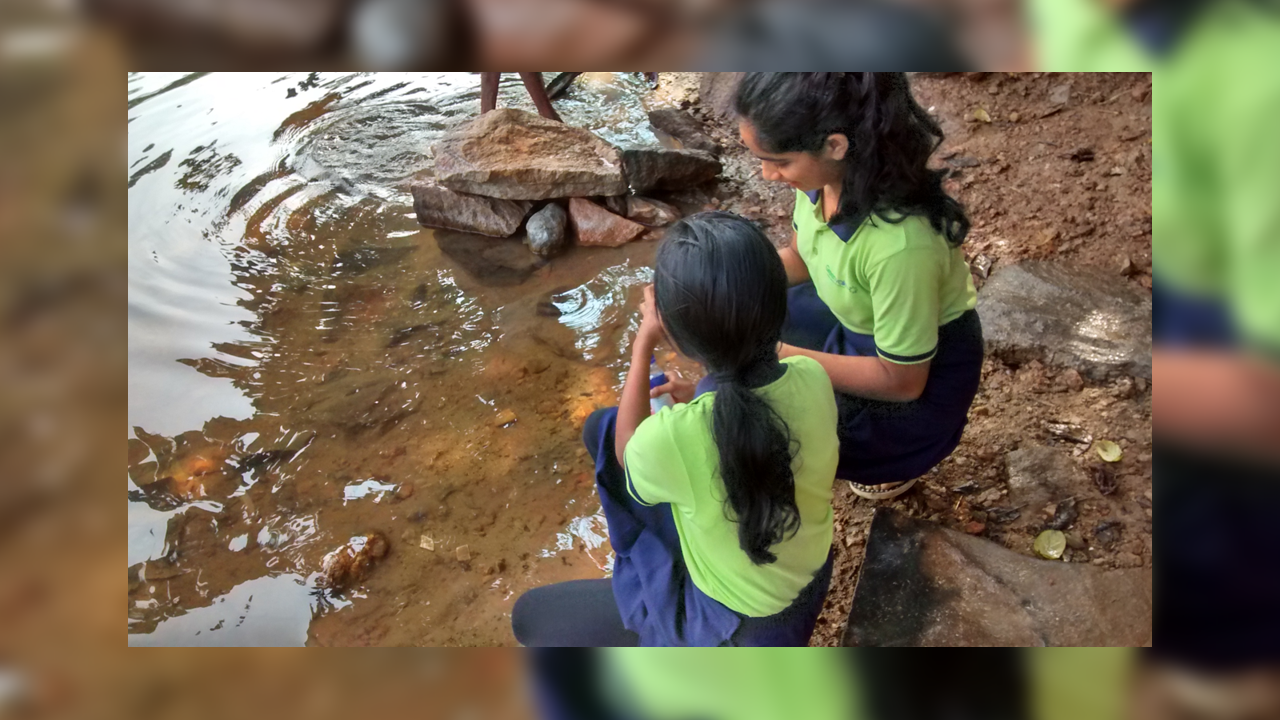
#> input picture img/gallery/Study a river/childhood1.png, 1280 x 720 px; its folder holds only this picture in this run
$ python image-editor.py
#> lines starting #> are read from the running program, lines starting #| are printed output that depends on the picture
from PIL import Image, ImageFilter
import os

def process_images(input_folder):
    # Get the current working directory
#> called with input_folder = 'img/gallery/Study a river'
    current_directory = os.getcwd()

    # Get a list of all image files in the input folder
    image_files = [f for f in os.listdir(current_directory) if f.lower().endswith(('.png', '.jpg', '.jpeg', '.gif', '.bmp'))]

    for i, image_file in enumerate(image_files):
        # Open the original image
        original_path = os.path.join(current_directory, image_file)
        original_image = Image.open(original_path)
#> original_image is the input picture: PIL image 1280x720 RGBA; mean R, G, B, A 114.1, 103.3, 81.2, 255

        # Calculate new dimensions to fit within 1280x720 while maintaining aspect ratio
        original_width, original_height = original_image.size
        aspect_ratio = original_width / original_height

        if aspect_ratio > 1280 / 720:
            new_width = 1280
            new_height = int(1280 / aspect_ratio)
        else:
            new_width = int(720 * aspect_ratio)
            new_height = 720

        # Resize the original image to the calculated dimensions
        resized_image = original_image.resize((new_width, new_height))

        # Resize the original image to 80% of its size
        resized_image = resized_image.resize((int(new_width * 0.8), int(new_height * 0.8)))

        # Blur the original image with a higher radius for more pronounced blur
        blurred_image = original_image.filter(ImageFilter.GaussianBlur(radius=10))
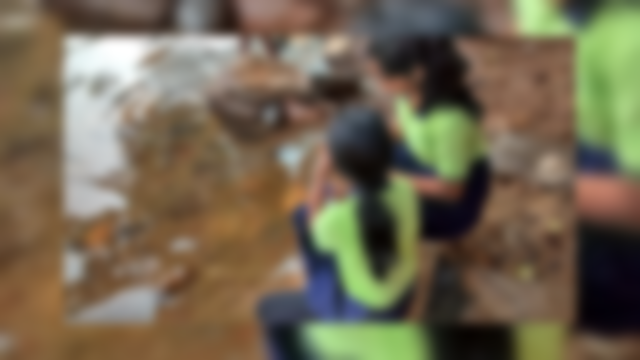
#> blurred_image: PIL image 1280x720 RGBA (shown at 1/2 size); mean R, G, B, A 114.1, 103.3, 81.1, 255

        # Create a new image with an alpha channel
        final_image = Image.new('RGBA', (1280, 720), (0, 0, 0, 0))
#> final_image: PIL image 1280x720 RGBA; every value is 0

        # Calculate paste locations to center both images
        blur_paste_location = ((1280 - blurred_image.width) // 2, (720 - blurred_image.height) // 2)
        resized_paste_location = ((1280 - resized_image.width) // 2, (720 - resized_image.height) // 2)

        # Paste the blurred image onto the new image
        final_image.paste(blurred_image, blur_paste_location)

        # Paste the resized image with alpha channel onto the new image
        alpha_mask = Image.new('L', resized_image.size, 255)
#> alpha_mask: PIL image 1024x576 L; every value is 255
        final_image.paste(resized_image.convert('RGBA'), resized_paste_location, alpha_mask)
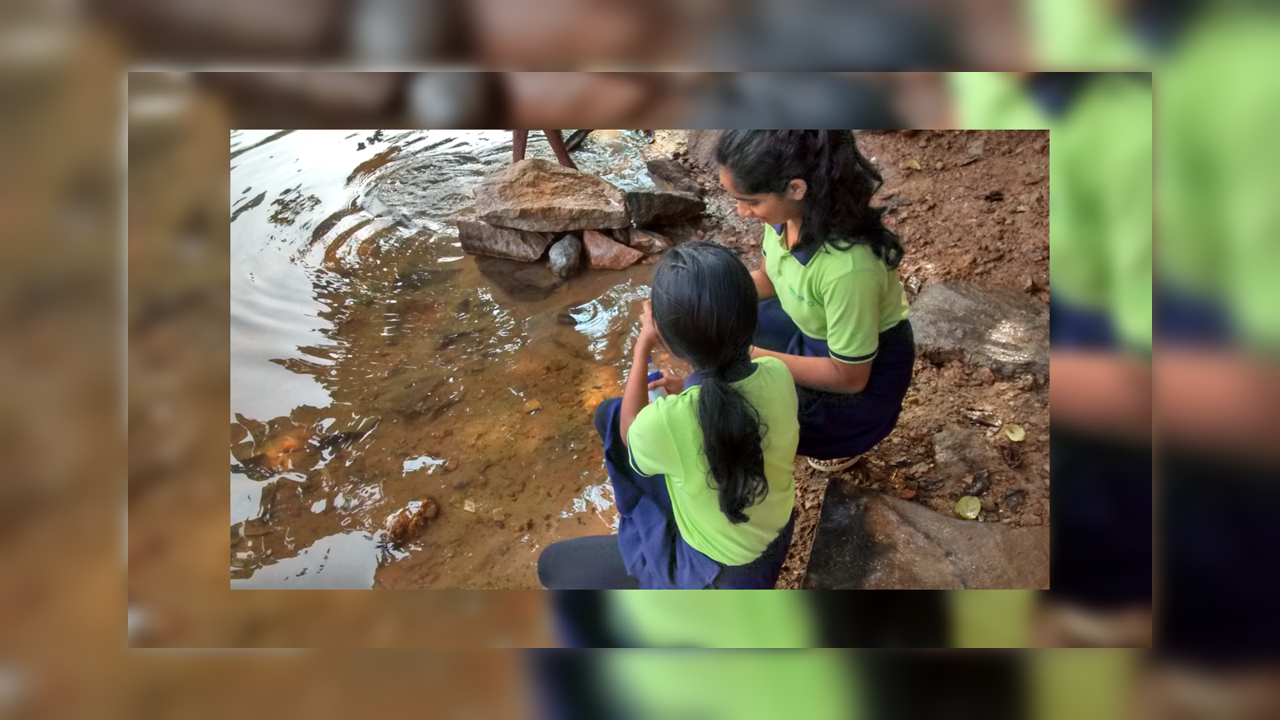
#> final_image: PIL image 1280x720 RGBA; mean R, G, B, A 111.6, 101.9, 77.5, 255

        # Save the final image with a new name in the same folder
        output_path = os.path.join(current_directory, f"childhood{i+1}.png")
        final_image.save(output_path)

if __name__ == "__main__":
    process_images(os.getcwd())
    print("Image processing complete.")

$ run again, on img/gallery/Study a river/childhood2.png
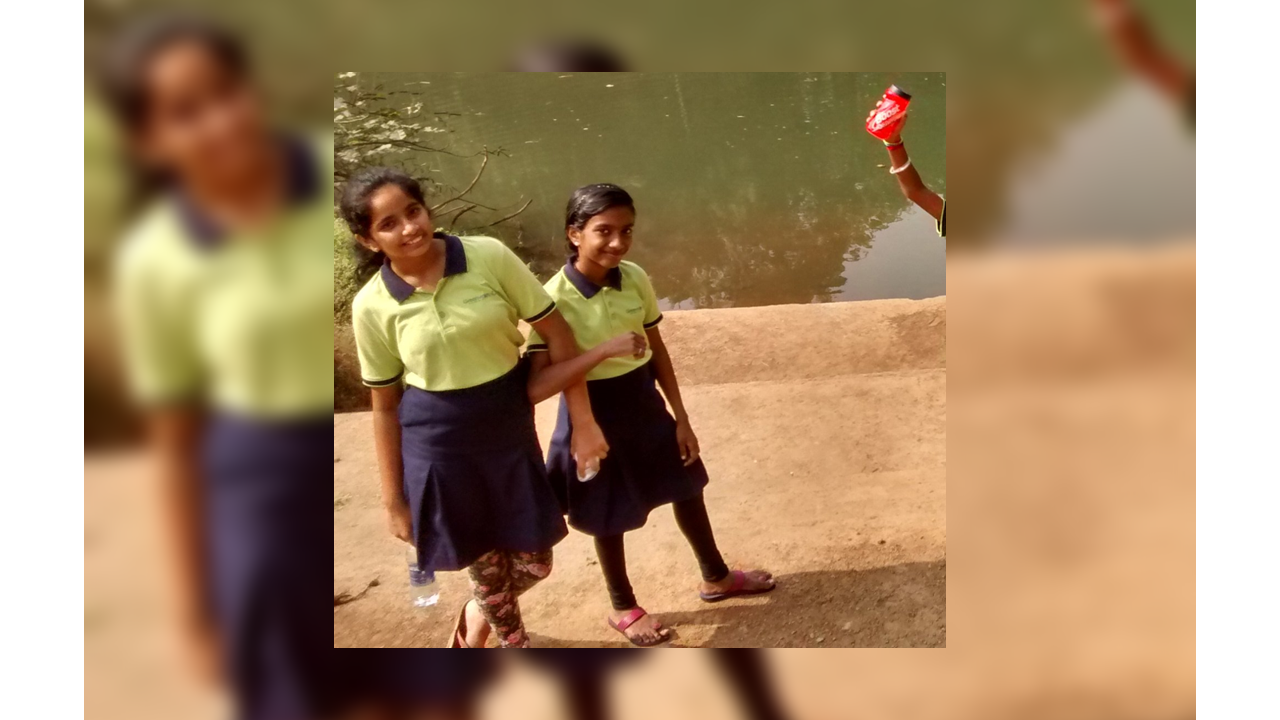
#> input picture img/gallery/Study a river/childhood2.png, 1280 x 720 px
#> in process_images, original_image is the input picture: PIL image 1280x720 RGBA; mean R, G, B, A 131.6, 103.1, 70, 221.5
#> in process_images, `blurred_image = original_image.filter(ImageFilter.GaussianBlur(radius=..`:
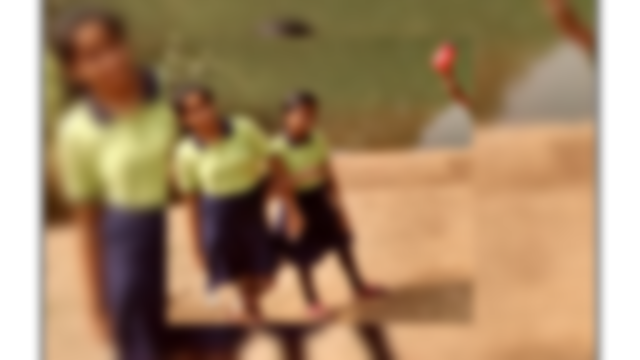
#> blurred_image: PIL image 1280x720 RGBA (shown at 1/2 size); mean R, G, B, A 131.6, 103.1, 70, 221.5; transparent parts drawn white
#> alpha_mask: PIL image 1024x576 L; every value is 255
#> in process_images, `final_image.paste(resized_image.convert('RGBA'), resized_paste_locatio..`:
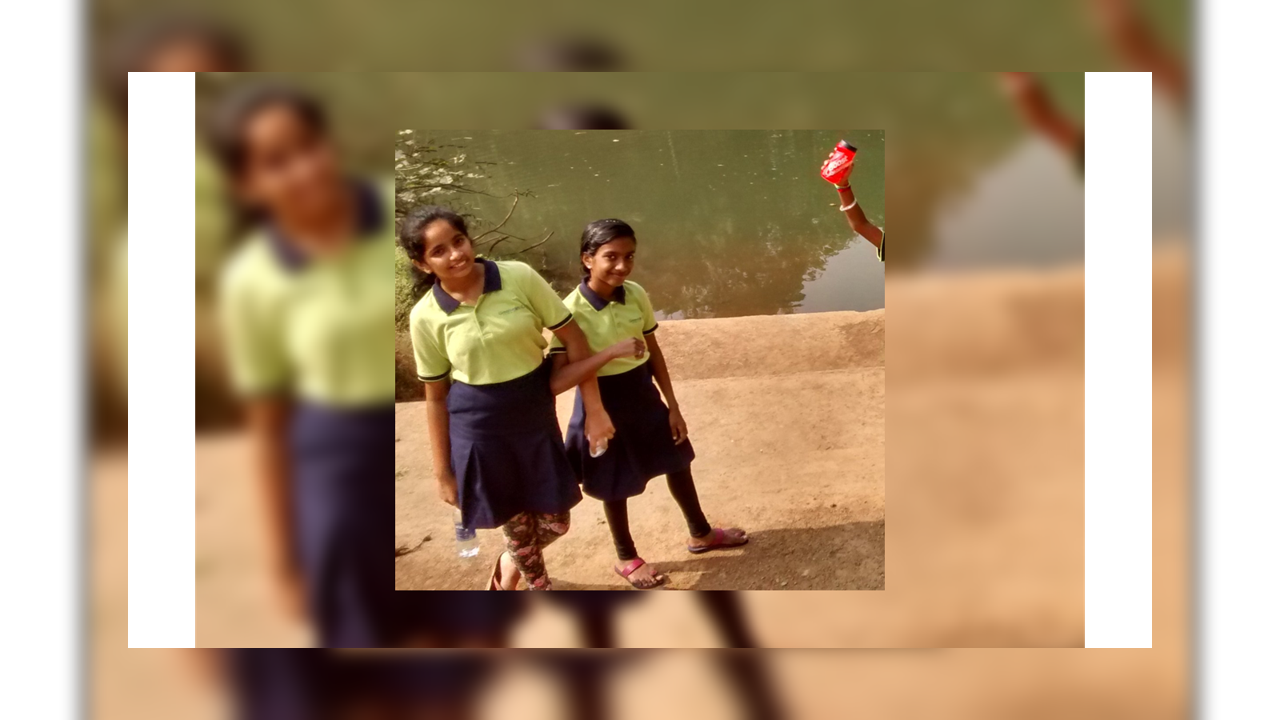
#> final_image: PIL image 1280x720 RGBA; mean R, G, B, A 118.3, 93.1, 63.1, 200.1; transparent parts drawn white

$ run again, on img/gallery/Study a river/childhood3.png
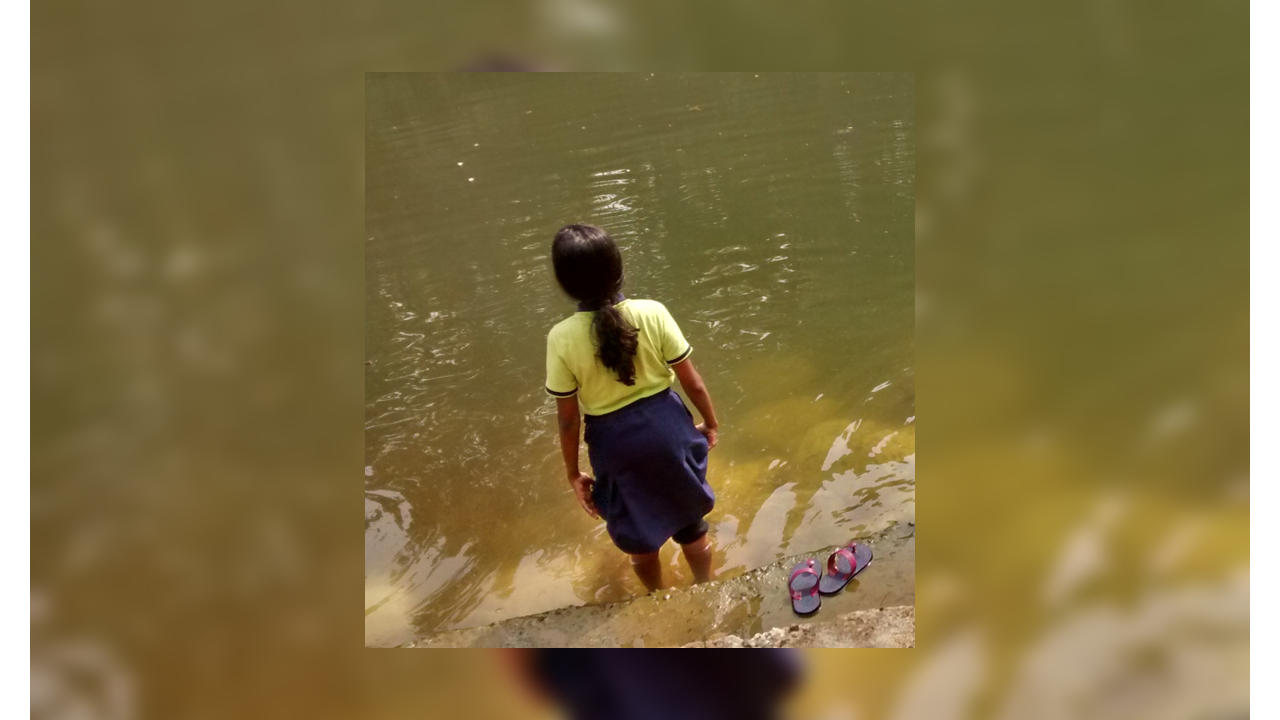
#> input picture img/gallery/Study a river/childhood3.png, 1280 x 720 px
#> in process_images, original_image is the input picture: PIL image 1280x720 RGBA; mean R, G, B, A 114.6, 98.7, 55, 243
#> in process_images, `blurred_image = original_image.filter(ImageFilter.GaussianBlur(radius=..`:
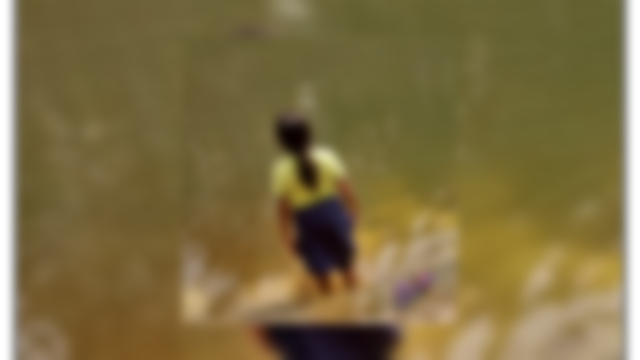
#> blurred_image: PIL image 1280x720 RGBA (shown at 1/2 size); mean R, G, B, A 114.6, 98.7, 55, 243; transparent parts drawn white
#> alpha_mask: PIL image 1024x576 L; every value is 255
#> in process_images, `final_image.paste(resized_image.convert('RGBA'), resized_paste_locatio..`:
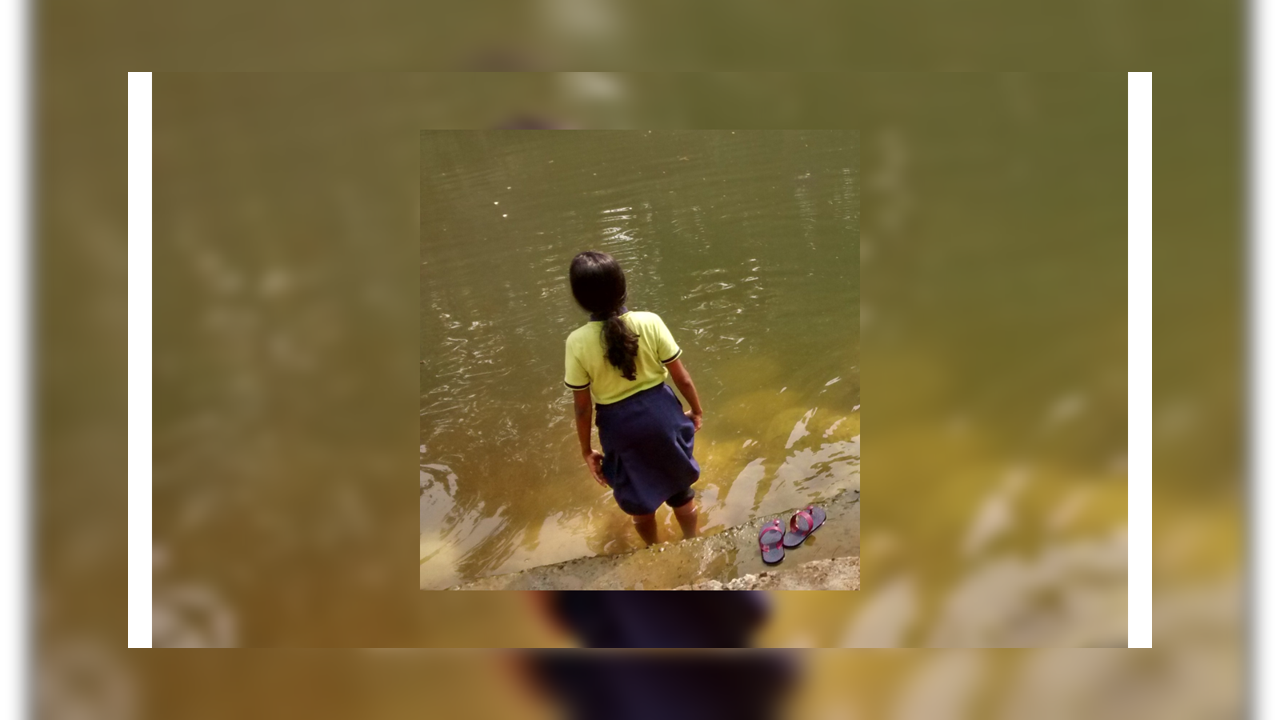
#> final_image: PIL image 1280x720 RGBA; mean R, G, B, A 110.6, 95.2, 53.7, 235.4; transparent parts drawn white
